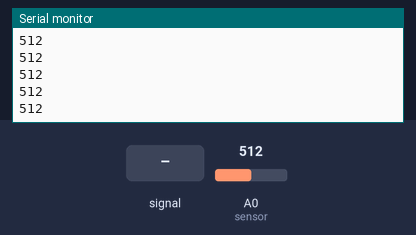
A sketch run on a simulated Arduino Uno, built with avr-gcc and run on an emulated ATmega328P. Shown: the last lines printed to the serial monitor. The test bench sets the inputs (shaded band); at power-on: A0 (sensor) = 512.

Above: at 1.2 s.
1.3 s: A0 (sensor) fed a 200 Hz sine of ±81 counts around its level
At 2.3 s:
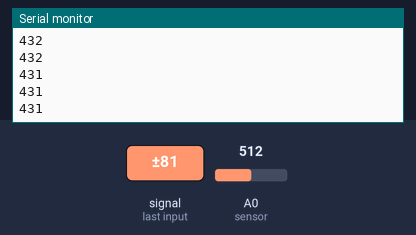
2.8 s: A0 (sensor) set to 716
At 3.3 s:
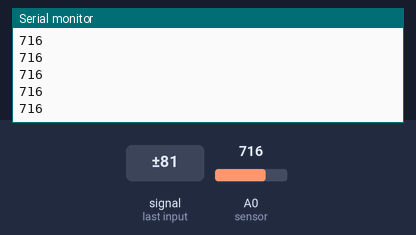
4.3 s: A0 (sensor) set to 900
At 4.9 s:
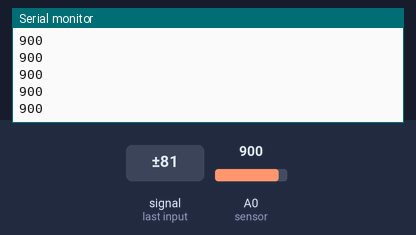
Timing chart, 0 to 7.3 s (numbered marks = the images above; inputs shaded):
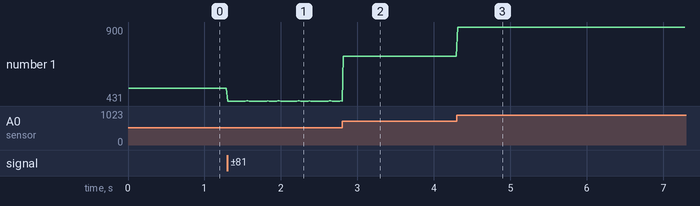

Measured:
- after the input at 1.3 s, the serial monitor: prints a new line at once (image 1)
- after the input at 2.8 s, the serial monitor: prints a new line at once (image 2)
- after the input at 4.3 s, the serial monitor: prints a new line at once (image 3)
- plotted number 1: 512 → 432 after the input at 1.3 s, 432 → 716 after the input at 2.8 s, 716 → 900 after the input at 4.3 s

The sketch:

P02_LecturasValorMenorSensores.ino
```cpp
//PROPROCESAMIENTO DE DATOS...
//
//NORMALMENTE LEEMOS UNICAMENTE UNA VEZ CADA SENSOR Y MANDAMOS
//LA INFORMACION AL PUERTO SERIAL...
//
//ESTO ES INCORRECTO DEBIDO A QUE PODRIAN GENERARSE
// INCONSISTENCIAS EN LAS LECTURAS, POR LO QUE DEBE BUSCARSE
// TRATAR DE AMINORAR ESTA SITUACION MEDIANTE EL PREPROCESAMIENTO...
//
// PRIMERA APROXIMACION.... MEDIDAS DE TENDENCIA CENTRAL...>.<!
//
int sensor = A0;
void setup() {
  // put your setup code here, to run once:
  Serial.begin(9600);
}
//Valor Menor
int totLecturas = 30;
int valor[30]; //vector
int valorMenor = 1024; //
void loop() {
  // put your main code here, to run repeatedly:
  for(int i = 0; i<totLecturas;i++){
    valor[i] = analogRead(sensor);
    delayMicroseconds(100);
  }
  valorMenor = 1024;
  for(int i = 0; i<totLecturas;i++){
    if(valor[i]<valorMenor){
      valorMenor = valor[i];
    }
  }

  Serial.println(valorMenor);

  delay(10);
}
```
